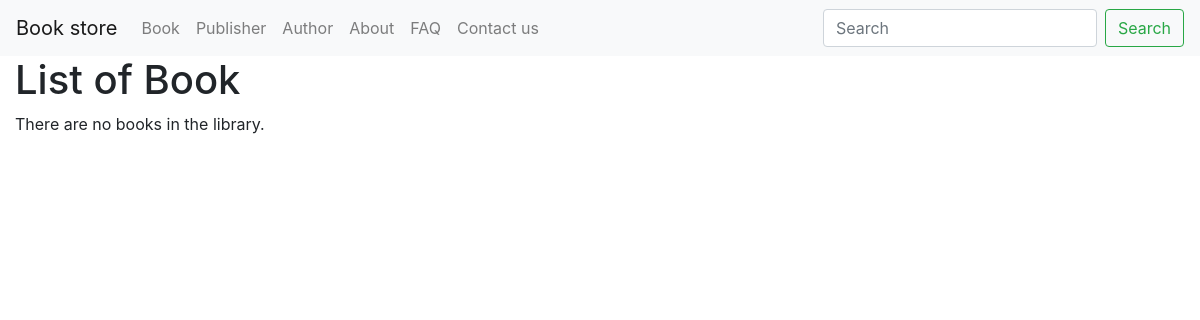
Page /book/all/ on the earlier database version.
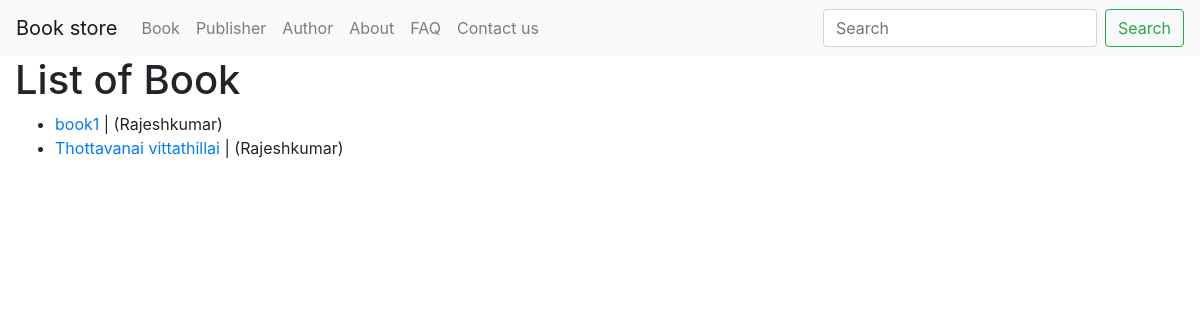
Same page on the later database version.
### book/models.py (models this page shows, shortened)
class Book(models.Model):
	name = models.CharField(max_length = 100)
	summary = models.CharField(max_length = 300, null=True, blank=True)
	language = models.CharField(max_length = 100, null=True, blank=True)
	isbn = models.CharField(max_length = 20)
	pages = models.IntegerField()
	author = models.ForeignKey(Author, related_name='bookAuthor', on_delete=models.CASCADE, null=True, blank=True)
	publisher = models.ForeignKey(Publisher, related_name='bookPublisher', on_delete=models.CASCADE, null=True, blank=True)
	slug = AutoSlugField(unique = True, populate_from='name', db_index=True, editable = True, null=True, blank=True)
	created_by = models.TextField(null=True, blank=True) # User related
	updated_by = models.TextField(null=True, blank=True) # User related
	created_on = models.DateTimeField(auto_now_add=True)
	last_updated_on = models.DateTimeField(auto_now=True)
	objects = BookManager()
	class Meta:
		pass
	def get_absolute_url(self):
		return reverse("book:book_detail", args=[str(self.slug)])

### author/models.py (models this page shows, shortened)
class Author(models.Model):
	name = models.CharField(max_length = 100)
	country = models.CharField(max_length = 200)
	slug = AutoSlugField(unique = True, populate_from='name', db_index=True, editable = True, null=True, blank=True)
	created_by = models.TextField(null=True, blank=True) # User related
	updated_by = models.TextField(null=True, blank=True) # User related
	created_on = models.DateTimeField(auto_now_add=True)
	last_updated_on = models.DateTimeField(auto_now=True)
	objects = AuthorManager()
	class Meta:
		pass
	def __str__(self):
		return str(self.name)

### book/views.py (the view)
# urls.py: path('all/', BookListView.as_view(), name='book_list'),
class BookListView(ListView):
    model = Book
    context_object_name = 'book_list'
    template_name = 'book/book_list.html'

### templates/book/book_list.html
{% extends "base.html" %}
{% block content %}
    <h1>List of Book</h1>
    {% if book_list %}
    <ul>
      {% for book in book_list %}
      <li>
        <a href="{{ book.get_absolute_url }}">{{ book.name }}</a> |  ({{book.author}})
      </li>
      {% endfor %}
    </ul>
    {% else %}
      <p>There are no books in the library.</p>
    {% endif %}
{% endblock %}

### templates/base.html (shortened to what this page needs)
<!doctype html>
<html lang="en">
  <head>
    <link rel="stylesheet" href="https://stackpath.bootstrapcdn.com/bootstrap/4.5.2/css/bootstrap.min.css">
  </head>
  <body>
{% include 'navbar.html' %}
    <div class='container-fluid'>
{% block content %}{% endblock content %}
    </div>
  </body>
</html>

### templates/navbar.html (shortened to what this page needs)
<nav class="navbar navbar-expand-lg navbar-light bg-light">
  <a class="navbar-brand" href="{% url 'home' %}">Book store</a>
  <div class="collapse navbar-collapse" id="navbarSupportedContent">
    <ul class="navbar-nav mr-auto">
      <li class="nav-item">
        <a class="nav-link" href="{% url 'book:book_list' %}">Book</a>
      </li>
      <li class="nav-item">
        <a class="nav-link" href="{% url 'publisher:publisher_list' %}">Publisher</a>
      </li>
      <li class="nav-item">
        <a class="nav-link" href="{% url 'author:author_list' %}">Author</a>
      </li>
            <li class="nav-item">
        <a class="nav-link" href="{% url 'about' %}">About</a>
      </li>
            <li class="nav-item">
        <a class="nav-link" href="{% url 'faq' %}">FAQ</a>
      </li>
            <li class="nav-item">
        <a class="nav-link" href="{% url 'contact_us' %}">Contact us</a>
      </li>
    </ul>
    <form class="form-inline my-2 my-lg-0" action='/search/'>
      <input class="form-control mr-sm-2" type="search" name='q' placeholder="Search" aria-label="Search">
      <button class="btn btn-outline-success my-2 my-sm-0" type="submit">Search</button>
    </form>
  </div>
</nav>

Differences in the rows shown:
added Book: name "book1", author "Rajeshkumar"
added Book: name "Thottavanai vittathillai", author "Rajeshkumar"
Other differences:
text no longer shown: "There are no books in the library."
